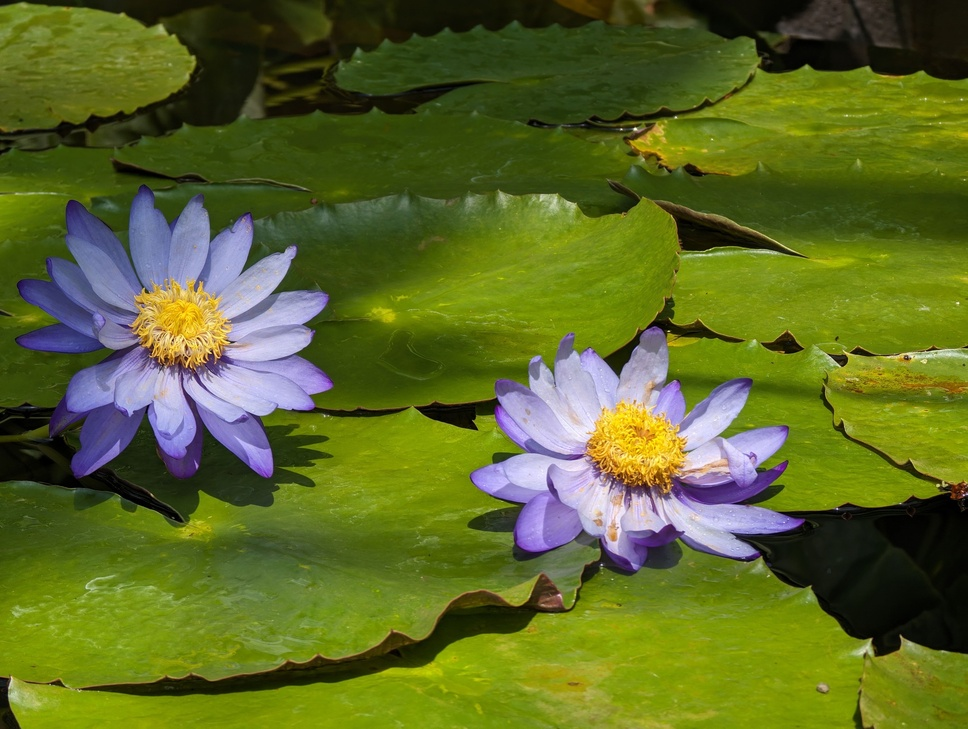
#> input picture notebooks/data/flowers.jpg, 968 x 729 px, shrunk from 2040 x 1536 before the run
$ jupyter execute --allow-errors tutorial_1.ipynb
#> lines starting #> are read from the running program, lines starting #| are printed output that depends on the picture
# Tutorial: Maximum Entropy Snapshot Sampling (MESS) for Data Compression
This notebook demonstrates the **Maximum Entropy Snapshot Sampling** (MESS) as a preprocessing method for data compression, where representative snapshots are selected by greedily maximizing the $\varepsilon$-Frobenius entropy to retain maximal information content.

[cell 1]
import matplotlib.pyplot as plt
import matplotlib.image as mpimg
import numpy as np
import time

from PIL import Image
from mess import MESS

[cell 2]
img = Image.open("data/flowers.jpg").convert("L")  # "L" = grayscale
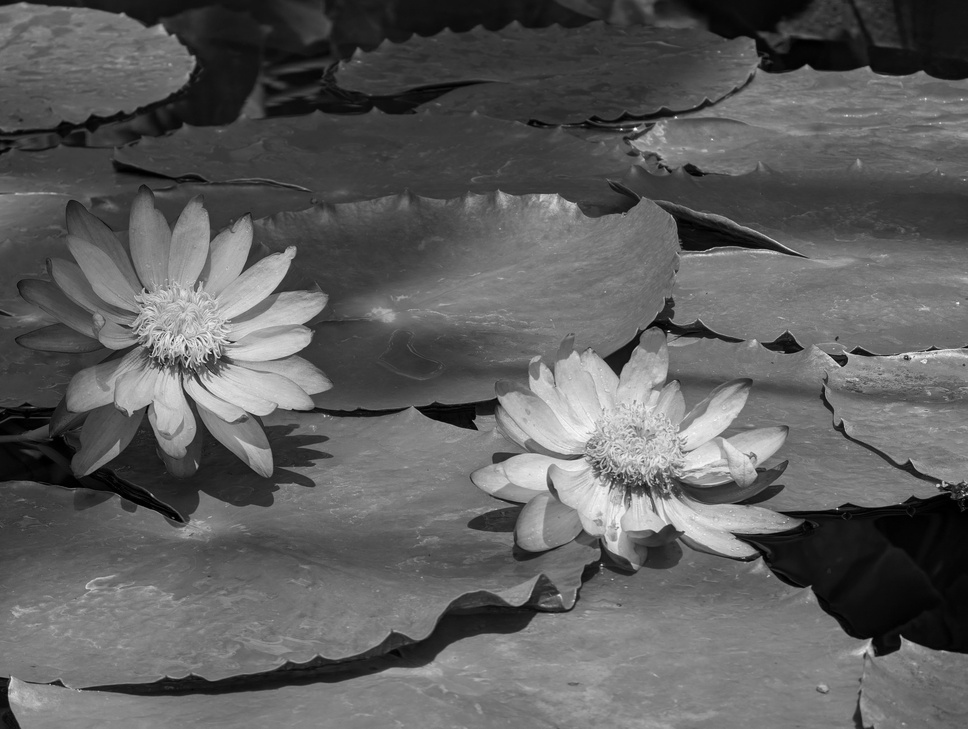
#> img: PIL image 968x729 L; min 0, max 252, mean 94.1
img_array = np.array(img)
